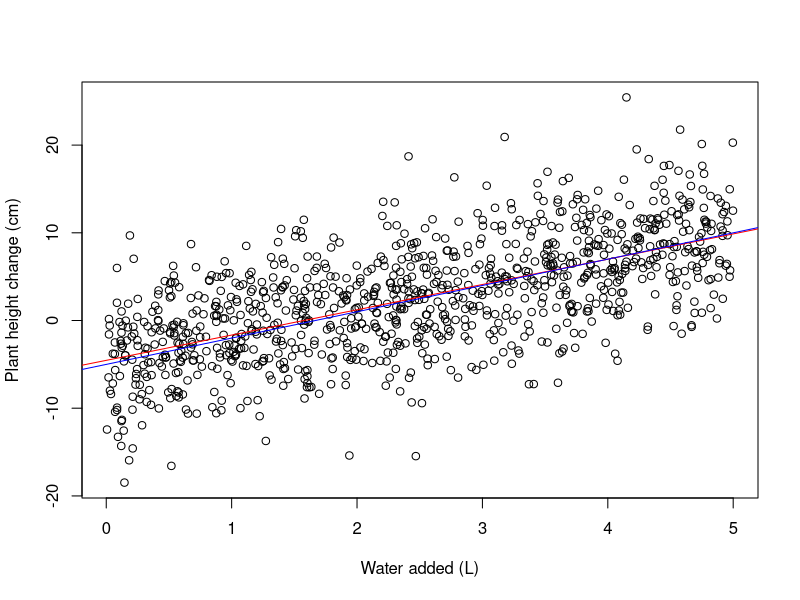

Recreate this plot in R.
# Simulating the model 
# y = b_0 + b_1 * x + error

# Set a seed for reproducible results
set.seed(1627)

# Let's say we have 1000 individual plants and we want to model their height 
# change in centimeters as a function of how many liters of water we give them
# in a summer.

# defining the true values of the parameters
# Intercept
# The true height change if we give the plants no water
b_0 <- -5

# Slope 1 == beta_1 == coefficient estimate for first covariate == effect size
# The change in plant height in centimeters for a 1-unit increase in the amount
# of water we give them
b_1 <- 3

# residual standard deviation == "error term"
# unaccounted for stochasticity in the relationship between height change 
# and water added
err_sd <- 5

# number of individuals measured
n_plants <- 1000

# measured values of the first covariate for each individual
# random number generator for a uniform distribution with specified parameters
# amount of water actually given to each plant
x_1 <- runif(n = n_plants, min = 0, max = 5)

# We simulate the error for each measured individual using the random number
# generator for a normal distribution with a mean of 0 and a standard deviation
# equal to our "known" standard error
# the true residuals (the difference between the expected plant height change 
# and the actual plant height change for unmodeled reasons)
error <- rnorm(n = n_plants, mean = 0, sd = err_sd)

# measured response value for each individual, given the *known*
# values of the intercept, measured value of x_1, effect size of x_1 (i.e., the slope aka b_1), and residual error (assuming a linear combination of these things,
# like we do in linear regression)
# the measured change in plant height in centimeters
y <- b_0 + b_1*x_1 + error

# put in a data frame
data <- data.frame(x_1 = x_1, y = y)
head(data)

# plot the data
plot(data$x_1, data$y, xlab = "Water added (L)", ylab = "Plant height change (cm)")

# fitted model using an oridinary least squares (OLS) epistemology
fm1 <- lm(y ~ x_1, data = data)

# summary of the model
summary(fm1)

# add the model fit to the plot
abline(fm1, col = "red")
abline(a = b_0, b = b_1, col = "blue")

# Modifying the standard deviation of the error makes the relationship between
# y and x noisier, and a bit harder to estimate parameters